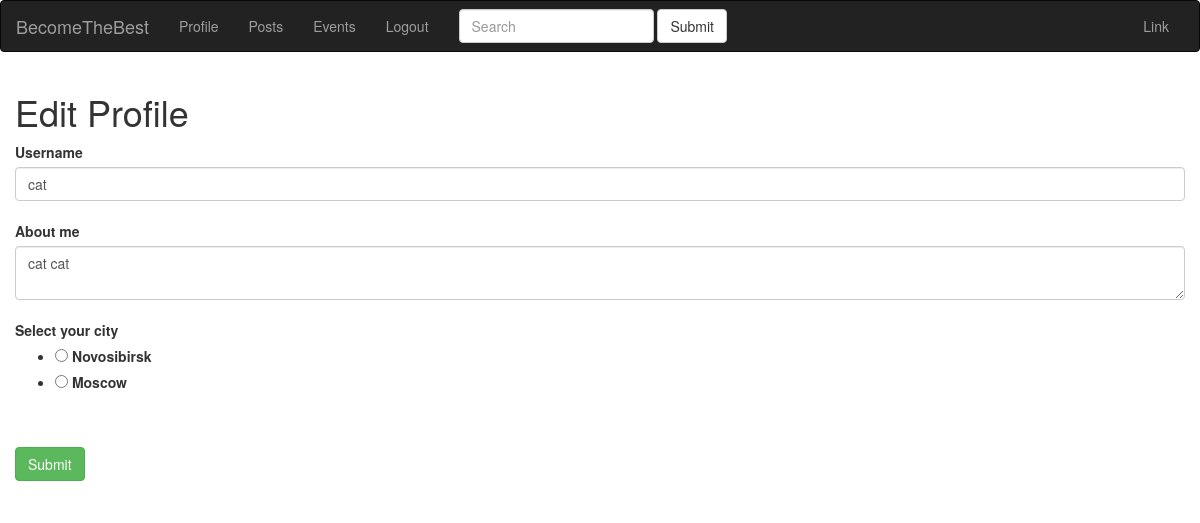
Page /user/edit_profile (signed in) on the committed database.
### models.py (models this page shows, shortened)
class User(UserMixin, db.Model):
    id = db.Column(db.Integer, primary_key=True)
    email = db.Column(db.String(120), index=True, unique=True)
    username = db.Column(db.String(64), index=True, unique=True)
    password_hash = db.Column(db.String(255))
    date = db.Column(db.DateTime, index=True, default=datetime.utcnow)
    timestamp = db.Column(db.String(128), default=int(time()))
    city = db.Column(db.String(128))
    about_me = db.Column(db.String(140))
    last_seen = db.Column(db.DateTime, default=datetime.utcnow)
    active = db.Column(db.Boolean)
    tags = db.relationship(
        'Tag', secondary=user_tags, backref=db.backref('users', lazy='dynamic'))
    roles = db.relationship(
        'Role', secondary=roles_users, backref=db.backref('users', lazy='dynamic'))
    posts = db.relationship('Post', backref='author', lazy='dynamic')
    followed = db.relationship(
        'User', secondary=followers,
        primaryjoin=(followers.c.follower_id == id),
        secondaryjoin=(followers.c.followed_id == id),
        backref=db.backref('followers', lazy='dynamic'), lazy='dynamic')

### blueprints/users/blueprint.py (the view)
@users.route('/edit_profile', methods=['GET', 'POST'])
@login_required
def edit_profile():
    form = EditProfileForm(current_user.username)
    if form.validate_on_submit():
        current_user.username = form.username.data
        current_user.about_me = form.about_me.data
        current_user.city = form.city.data
        try:
            db.session.commit()
            flash('Your changes have been saved.')
            return redirect(url_for('users.index'))
        except:
            flash('Something wrong')
            return redirect(url_for('users.edit_profile'))
    elif request.method == 'GET':
        form.username.data = current_user.username
        form.about_me.data = current_user.about_me
    return render_template('users/edit_profile.html', title='Edit Profile', form=form)

### blueprints/users/forms.py (shortened to what this page needs)
class EditProfileForm(FlaskForm):
    username = StringField('Username', validators=[DataRequired()])
    about_me = TextAreaField('About me', validators=[Length(min=0, max=140)])
    city = RadioField('Select your city', validators=[DataRequired()],
                    choices=[(city['label'], city['value']) for city in cities])
    submit = SubmitField('Submit')
    def __init__(self, original_username, *args, **kwargs):
        super(EditProfileForm, self).__init__(*args, **kwargs)
        self.original_username = original_username

### models.py (called while the page is built)
@login.user_loader
def load_user(id):
    return User.query.get(int(id))

### view.py (called while the page is built)
@app.before_request
def before_request():
    if current_user.is_authenticated:
        current_user.last_seen = datetime.utcnow()
        db.session.commit()

### blueprints/users/templates/users/edit_profile.html (shortened to what this page needs)
{% extends "base.html" %} {% block content %}
<h1>Edit Profile</h1>
<form action="" method="post">
    <div class="form-group">
        {{ form.username.label(class='control-label') }}<br> {{ form.username(class='form-control')}}<br>  {{ form.about_me.label(class='control-label') }}<br> {{ form.about_me(class='form-control') }}<br>  {{ form.city.label(class='control-label') }}<br> {{ form.city() }}<br>
        <br> {{ form.submit(class="btn btn-success") }}
</form>
{% endblock %}

### rows in the picture
User: username "cat", about_me "cat cat", city "☐ Novosibirsk ☐ Moscow"
